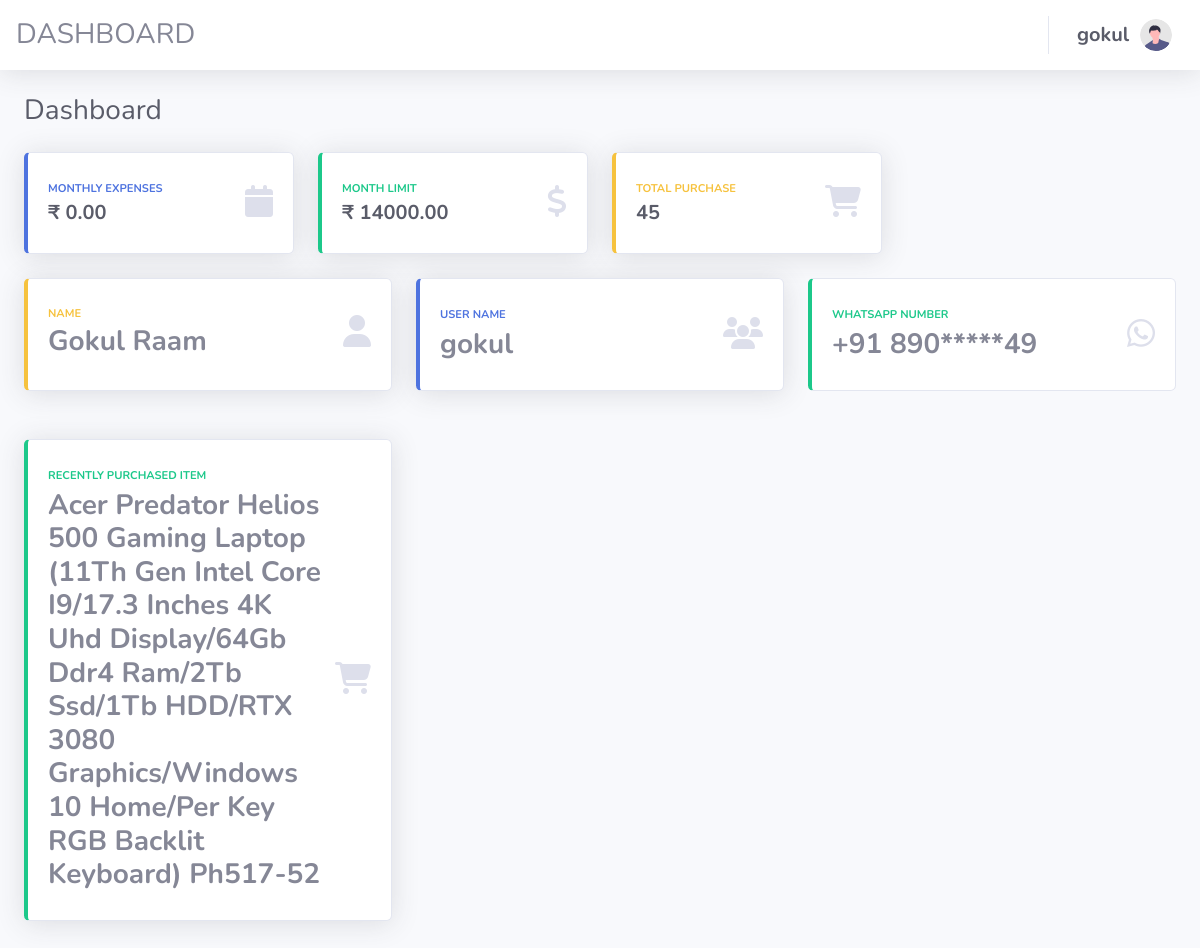
The page /dashboard (signed in) on the database its author committed.
### amazon/models.py (models this page shows)
class UserProfile(models.Model):
    user = models.ForeignKey(User, on_delete=models.CASCADE)
    recent_item_purchase = models.CharField(max_length=255, blank=True, null=True)
    total_purchases = models.PositiveIntegerField(default=0)
    monthly_expenses = models.DecimalField(max_digits=8, decimal_places=2, default=0)
    purchase_limit = models.DecimalField(max_digits=8, decimal_places=2, default=0)
    favorite_category = models.CharField(max_length=255, blank=True, null=True)
    whatsapp_number = models.CharField(max_length=15,null=True)

### amazon/views.py (the view)
# urls.py: path('dashboard',dashboard,name='dashboard'),
@login_required
def dashboard(request):
    user_profile = get_user(request)
    user_id = user_profile.id
    if not UserProfile.objects.filter(user= user_id).exists():
        form = UserDetailsForm(request.POST)
        if form.is_valid():
            save_user = form.save(commit=False)
            save_user.user = user_profile
            save_user.save()
            return redirect('otp')
        return render(request, 'dashdetails.html',{'form': form})
    else:
        whatsapp = UserProfile.objects.filter(user_id= user_id).values()
        number = whatsapp[0]['whatsapp_number'][3:-2]
        hash_no = whatsapp[0]['whatsapp_number'].replace(number,'*****')
    return render(request, 'index1.html', {'user_profile': user_profile,'no':whatsapp[0], 'number' : hash_no})

### amazon/templates/index1.html (shortened to what this page needs)
<!DOCTYPE html>
<html lang="en">
<head>
    {% load static %}
    <link href="{% static 'vendor/fontawesome-free/css/all.min.css' %}" rel="stylesheet" type="text/css">
<link rel="stylesheet" href="https://cdnjs.cloudflare.com/ajax/libs/font-awesome/6.4.0/css/all.min.css" />
    <link href="{% static 'css/sb-admin-2.min.css' %}" rel="stylesheet">
</head>
<body id="page-top">
    <div id="wrapper">
        <div id="content-wrapper" class="d-flex flex-column">
            <div id="content">
                <nav class="navbar h3 navbar-expand navbar-light bg-white topbar mb-4 static-top shadow">
                    DASHBOARD
                    <ul class="navbar-nav ml-auto">
                        <li class="nav-item dropdown no-arrow">
                            <a class="nav-link dropdown-toggle" href="{% url 'index' %}" id="userDropdown" role="button"
                                data-toggle="dropdown" aria-haspopup="true" aria-expanded="false">
                                <span class="h5 mb-0 font-weight-bold text-gray-800">{{user_profile.username}}&nbsp;&nbsp;</span>
                                <img class="img-profile rounded-circle"
                                    src="{% static 'img/undraw_profile.svg' %}">
                            </a>
                        </li>
                    </ul>
                </nav>
                <div class="container-fluid">
                    <div class="d-sm-flex align-items-center justify-content-between mb-4">
                        <h1 class="h3 mb-0 text-gray-800">Dashboard</h1>
                    </div>
                    <div class="row">
                        <div class="col-xl-3 col-md-6 mb-4">
                            <div class="card border-left-primary shadow h-100 py-2">
                                <div class="card-body">
                                    <div class="row no-gutters align-items-center">
                                        <div class="col mr-2">
                                            <div class="text-xs font-weight-bold text-primary text-uppercase mb-1">
                                                Monthly Expenses</div>
                                            <div class="h5 mb-0 font-weight-bold text-gray-800">₹&nbsp;{{no.monthly_expenses}}</div>
                                        </div>
                                        <div class="col-auto">
                                            <i class="fas fa-calendar fa-2x text-gray-300"></i>
                                        </div>
                                    </div>
                                </div>
                            </div>
                        </div>
                        <div class="col-xl-3 col-md-6 mb-4">
                            <div class="card border-left-success shadow h-100 py-2">
                                <div class="card-body">
                                    <div class="row no-gutters align-items-center">
                                        <div class="col mr-2">
                                            <div class="text-xs font-weight-bold text-success text-uppercase mb-1">
                                                Month Limit</div>
                                            <div class="h5 mb-0 font-weight-bold text-gray-800">₹&nbsp;{{no.purchase_limit}}</div>
                                        </div>
                                        <div class="col-auto">
                                            <i class="fas fa-dollar-sign fa-2x text-gray-300"></i>
                                        </div>
                                    </div>
                                </div>
                            </div>
                        </div>
                        <div class="col-xl-3 col-md-6 mb-4">
                            <div class="card border-left-warning shadow h-100 py-2">
                                <div class="card-body">
                                    <div class="row no-gutters align-items-center">
                                        <div class="col mr-2">
                                            <div class="text-xs font-weight-bold text-warning text-uppercase mb-1">
                                                Total Purchase</div>
                                            <div class="h5 mb-0 font-weight-bold text-gray-800">{{no.total_purchases}}</div>
                                        </div>
                                        <div class="col-auto">
                                            <i class="fas fa-cart-shopping fa-2x text-gray-300"></i>
                                        </div>
                                    </div>
                                </div>
                            </div>
                        </div>
                    </div>
                <div class="row">
                    <div class="col-xl-4 col-md-2 mb-5">
                        <div class="card border-left-warning shadow h-100 py-2">
                            <div class="card-body">
                                <div class="row no-gutters align-items-center">
                                    <div class="col mr-2">
                                        <div class="text-xs h2 font-weight-bold text-warning text-uppercase mb-1">
                                            Name</div>
                                            <div class="h3 mb-0 font-weight-bold ">{{user_profile.first_name}}&nbsp;{{user_profile.last_name}}</div>
                                    </div>
                                    <div class="col-auto">
                                        <i class="fas fa-user fa-2x text-gray-300"></i>
                                    </div>
                                </div>
                            </div>
                        </div>
                    </div>
                    <div class="col-xl-4 col-md-2 mb-5">
                        <div class="card border-left-primary shadow h-100 py-2">
                            <div class="card-body">
                                <div class="row no-gutters align-items-center">
                                    <div class="col mr-2">
                                        <div class="text-xs font-weight-bold text-primary text-uppercase mb-1">
                                            User Name </div>
                                            <div class="h3 mb-0 font-weight-bold ">{{user_profile.username}}</div>
                                    </div>
                                    <div class="col-auto">
                                        <i class="fas fa-users fa-2x text-gray-300"></i>
                                    </div>
                                </div>
                            </div>
                        </div>
                    </div>
                    <div class="col-xl-4 col-md-2 mb-5">
                        <div class="card border-left-success h-100 py-2">
                            <div class="card-body">
                                <div class="row no-gutters align-items-center">
                                    <div class="col mr-2">
                                        <div class="text-xs font-weight-bold text-success text-uppercase mb-1">
                                            WhatsApp Number</div>
                                            <div class="h3 mb-0 font-weight-bold ">+91 {{number}}</div>
                                    </div>
                                    <div class="col-auto">
                                        <i class="fa-brands fa-whatsapp fa-2x text-gray-300"></i>
                                    </div>
                                </div>
                            </div>
                        </div>
                    </div>
                </div>
                <div class="row">
                    <div class="col-xl-4 col-md-2 mb-5">
                        <div class="card border-left-success shadow h-100 py-2">
                            <div class="card-body">
                                <div class="row no-gutters align-items-center">
                                    <div class="col mr-2">
                                        <div class="text-xs font-weight-bold text-success text-uppercase mb-1">
                                            Recently Purchased Item</div>
                                            <div class="h3 mb-0 font-weight-bold ">{{no.recent_item_purchase}}</div>
                                    </div>
                                    <div class="col-auto">
                                        <i class="fa fa-cart-shopping fa-2x text-gray-300"></i>
                                    </div>
                                </div>
                            </div>
                        </div>
                    </div>
                </div>
</body>
</html>

### rows shown on the page
UserProfile: monthly_expenses "0.00", purchase_limit "14000.00", total_purchases "45", recent_item_purchase "Acer Predator Helios 500 Gaming Laptop (11Th Gen Intel Core I9/17.3 Inches 4K Uhd Display/64Gb Ddr4 Ram/2Tb Ssd/1Tb HDD/RTX 3080 Graphics/Windows 10 Home/Per Key RGB Backlit Keyboard) Ph517-52"

### other values the page prints
{{ user_profile.username }} "gokul"
{{ user_profile.first_name }} "Gokul"
{{ user_profile.last_name }} "Raam"
{{ number }} "890*****49"
